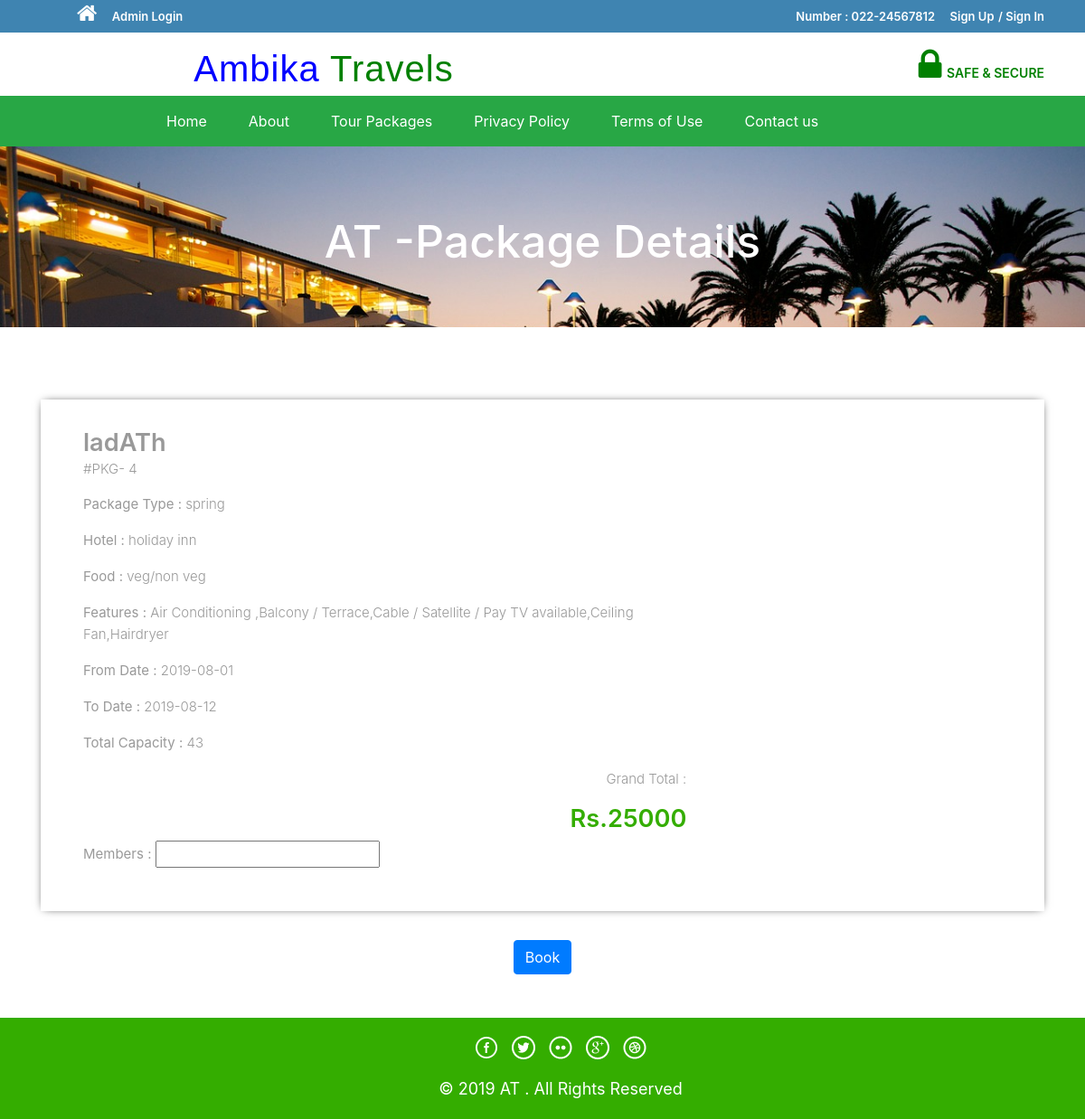
The app's page /package-details.php?tid=4 with its own data.
### tables this page shows
CREATE TABLE `tourdetails` (
  `tid` int(11) NOT NULL,
  `place` char(50) NOT NULL,
  `hotel` varchar(50) NOT NULL,
  `features` varchar(300) NOT NULL,
  `food` char(50) NOT NULL,
  `type` char(50) DEFAULT NULL,
  `cost` int(11) NOT NULL,
  `from_date` date NOT NULL,
  `to_date` date NOT NULL,
  `total_capacity` int(11) NOT NULL,
  `image` varchar(100) NOT NULL
);

### package-details.php (the view, shortened to what this page needs)
<!DOCTYPE HTML>
<html>
  <head>
  </head>
  <body>
  <?php include('includes/header.php');
  include 'includes/links.php';?>
  <div class="banner-3">
    <div class="container">
      <h1> AT -Package Details</h1>
    </div>
  </div>
  <div class="selectroom">
    <div class="container">
      <?php
      $tid = $_GET['tid'];
      $sql = "SELECT * from tourdetails where tid='$tid'";
      $query = mysqli_query($con,$sql);
      if(mysqli_num_rows($query)){
        foreach($query as $result)
        {	?>
          <form name="book" method="post">
            <div class="selectroom_top">
              <div class="col-md-8 selectroom_right">
                <h2><?php echo htmlentities($result['place']);?></h2>
                <p class="dow">#PKG-
                  <?php echo htmlentities($result['tid']);?>
                </p>
                <p><b>Package Type :</b>
                  <?php echo htmlentities($result['type']);?>
                </p>
                <p><b>Hotel :</b>
                  <?php echo htmlentities($result['hotel']);?>
                </p>
                <p><b>Food :</b>
                  <?php echo htmlentities($result['food']);?>
                </p>
                <p><b>Features :</b>
                  <?php echo htmlentities($result['features']);?>
                </p>
                <p><b>From Date :</b>
                  <?php echo htmlentities($result['from_date']);?>
                </p>
                <p><b>To Date :</b>
                  <?php echo htmlentities($result['to_date']);?>
                </p>
                <p><b>Total Capacity :</b>
                  <?php echo htmlentities($result['total_capacity']);?>
                </p>
                <div class="grand">
                  <p>Grand Total :</p>
                  <h3>Rs.<?php echo htmlentities($result['cost']);?></h3>
                </div>
                <p><b>Members :</b>
                  <input type="number" name="member">
                </p>
              </div>
            </div>
                  <?php if($_SESSION['login'])
                  {?>
                    <div class="book-button">
                      <button type="submit" name="submit2" class="btn-primary btn">Book</button>
                    </div>
                  <?php } else {?>
                    <div class="book-button">
                      <a href="#" data-toggle="modal" data-target="#modalRegisterForm2" class="btn-primary btn"> Book</a>
                    </div>
                    <?php } ?>
            </form>
          <?php }} ?>
        </div>
      </div>
      <?php include('includes/footer.php');?>
  </body>
</html>

### includes/links.php (shortened to what this page needs)
<link rel="stylesheet" href="https://cdnjs.cloudflare.com/ajax/libs/font-awesome/4.7.0/css/font-awesome.min.css">
<link rel="stylesheet" href="https://maxcdn.bootstrapcdn.com/bootstrap/4.3.1/css/bootstrap.min.css">
<link rel="stylesheet" href="css/style.css">

### includes/header.php (shortened to what this page needs)
<?php
include 'links.php';
?>
<?php
if($_SESSION['login'])
 {?>
<div class="top-header">
  <div class="container">
    <ul class="tp-hd-lft">
      <li class="hm"><a href="index.php"><i class="fa fa-home"></i></a></li>
      <li class="prnt"><a href="tour-history.php">My Tour History</a></li>
    </ul>
    <ul class="tp-hd-rgt">
      <li class="tol">Welcome :</li>
      <li class="sig">
      <?php echo htmlentities($_SESSION['login']);?>
      </li>
      <li class="sigi"><a href="logout.php">/ Logout</a></li>
    </ul>
    <div class="clearfix"></div>
  </div>
</div>
<?php } else {?>
<div class="top-header">
  <div class="container">
    <ul class="tp-hd-lft">
      <li class="hm"><a href="index.php"><i class="fa fa-home"></i></a></li>
      <li class="hm"><a href="#" data-toggle="modal" data-target="#modalRegisterForm3">Admin Login</a></li>
    </ul>
    <ul class="tp-hd-rgt">
      <li class="tol">Number : 022-24567812</li>
      <li class="sig"><a href="#" data-toggle="modal" data-target="#modalRegisterForm">Sign Up</a></li>
      <li class="sigi"><a href="#" data-toggle="modal" data-target="#modalRegisterForm2">/ Sign In</a></li>
    </ul>
    <div class="clearfix"></div>
  </div>
</div>
<?php }?>
<div class="header">
  <div class="container">
    <div class="logo">
      <a href="index.php" id="head">Ambika <span>Travels</span></a>
    </div>
    <div class="lock">
      <li><i class="fa fa-lock"></i></li>
      <li>
        <div class="securetxt">SAFE &amp; SECURE </div>
      </li>
    </div>
    <div class="clearfix"></div>
  </div>
</div>
<nav class="navbar navbar-expand-sm bg-success navbar-dark">
  <ul class="navbar-nav">
    <li class="nav-item active">
      <a class="nav-link" href="index.php">Home</a>
    </li>
    <li class="nav-item active">
      <a class="nav-link" href="aboutus.php">About</a>
    </li>
    <li class="nav-item active">
      <a class="nav-link" href="package-list.php">Tour Packages</a>
    </li>
    <li class="nav-item active">
      <a class="nav-link" href="privacy.php">Privacy Policy</a>
    </li>
    <li class="nav-item active">
      <a class="nav-link" href="terms.php">Terms of Use</a>
    </li>
    <li class="nav-item active">
      <a class="nav-link" href="contact-us.php">Contact us</a>
    </li>
  </ul>
</nav>

### includes/footer.php
<div class="copy-right">
  <div class="container">
    <div class="footer-social-icons">
      <ul>
        <li><a class="facebook" href="#"><span></span></a></li>
        <li><a class="twitter" href="#"><span></span></a></li>
        <li><a class="flickr" href="#"><span></span></a></li>
        <li><a class="googleplus" href="#"><span></span></a></li>
        <li><a class="dribbble" href="#"><span></span></a></li>
      </ul>
    </div>
    <p>© 2019 AT . All Rights Reserved </p>
  </div>
</div>

### css/style.css (style rules this page uses)
.logo a { color: #3F84B1; letter-spacing: 1px; font-size: 2em; font-weight: 400; display: block; text-decoration: none; font-family: 'Oswald', sans-serif; }
.logo span { color: #34ad00; }
i.fa.fa-home { font-size: 24px; }
.top-header { background-color: #3F84B1; border-bottom: 0 none; height: 36px; line-height: 35px; }
ul.tp-hd-lft { float: left; }
ul.tp-hd-lft li { display: inline-block; }
li.hm, li.prnt { margin-right: 12px; }
ul.tp-hd-lft a { font-size: 13px; font-weight: 600; color: #fff; }
ul.tp-hd-rgt { float: right; }
ul.tp-hd-rgt li { display: inline-block; font-size: 13px; font-weight: 600; color: #fff; }
ul.tp-hd-rgt a { font-size: 13px; font-weight: 600; color: #fff; }
li.ned, li.wrt, li.tol { margin-right: 12px; }
.header { background-color: #fff; padding: 10px 0 0px; font-size: 20px; }
.header .container a { text-decoration: none; color: blue; }
.header .container a span { color: green; }
.logo { float: left; margin-right: 40px; }
.lock { float: right; padding-left: 400px; }
.securetxt { color: green; line-height: 18px; margin-top: 0px; font-size: 14px; font-weight: 600; }
.lock li { display: inline-block; }
i.fa.fa-lock { color: green; font-size: 2em; }
.navbar-nav { font-size: 16px; margin-left: 130px; }
.navbar .nav-item { padding-left: 30px; }
.banner-3 { background: url(../images/6.jpg)no-repeat; background-size: cover; -webkit-background-size: cover; -o-background-size: cover; -ms-background-size: cover; -moz-background-size: cover; min-height: 200px; }
.banner-3 h1 { font-size: 50px; margin-bottom: 40px; padding: 1.5em 0 0; text-align: center; color: #fff; }
.copy-right p { color: #fff; font-size: 18px; line-height: 1.0em; padding-left: 40px; }
.copy-right { background: #34ad00; text-align: center; padding: 0.5em 0; }
.footer-social-icons ul li { display: inline-block; margin: 0 0.2em; }
.footer-social-icons ul li a { width: 30px; height: 30px; background: url('../images/img-sprite.png') no-repeat 0px 0px; display: inline-block; position: relative; }
.footer-social-icons ul li a.facebook { background-position: 0px 0px; }
.footer-social-icons ul li a.twitter { background-position: -30px 0px; }
.footer-social-icons ul li a.flickr { background-position: -60px 0px; }
.footer-social-icons ul li a.googleplus { background-position: -90px 0px; }
.footer-social-icons ul li a.dribbble { background-position: -120px 0px; }
.footer-social-icons { margin: 10px 0 10px; }
.selectroom { padding: 5em 0 3em; }
.selectroom_top { padding: 2em; box-shadow: 0px 0px 10px -4px #000; margin-bottom: 2em; }
.grand { text-align: right; }
.selectroom_right h2 { font-size: 1.7em; color: #999; font-weight: 600; margin: 0; }
.selectroom_right h3 { font-size: 1.7em; font-weight: 600; color: #34ad00; }
p.dow { font-size: 15px; color: #999; font-weight: 300; line-height: 1.8em; margin-bottom: 1em; }
.selectroom_right p { font-size: 15px; line-height: 1.6em; font-weight: 300; color: #999; }
.book-button { text-align: center; }

### records on screen
tourdetails: place "ladATh", tid "4", type "spring", hotel "holiday inn", food "veg/non veg", features "Air Conditioning ,Balcony / Terrace,Cable / Satellite / Pay TV available,Ceiling Fan,Hairdryer", from_date "2019-08-01", to_date "2019-08-12", total_capacity "43", cost "25000"
